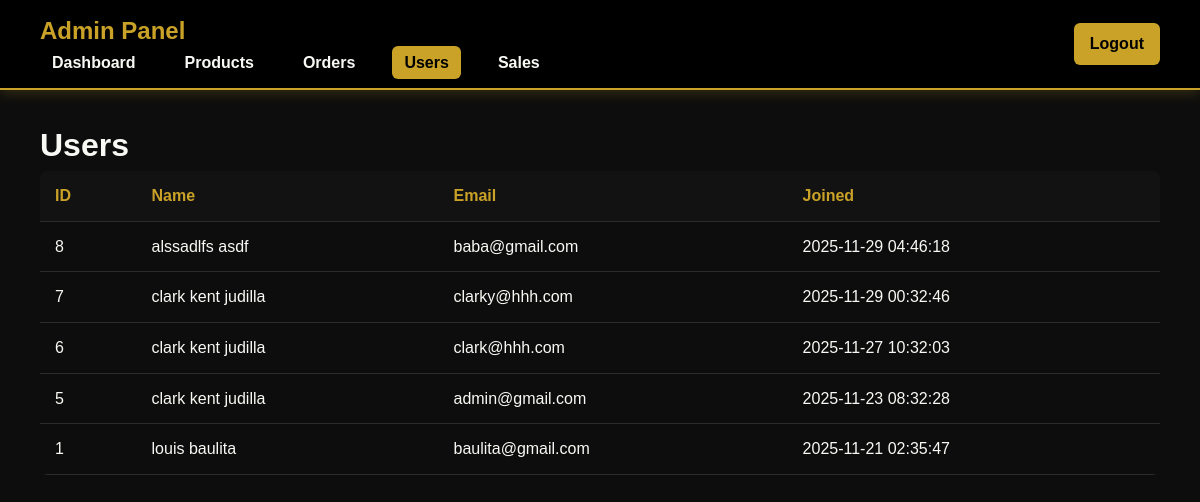
Page /admin/users.php on the earlier database version.
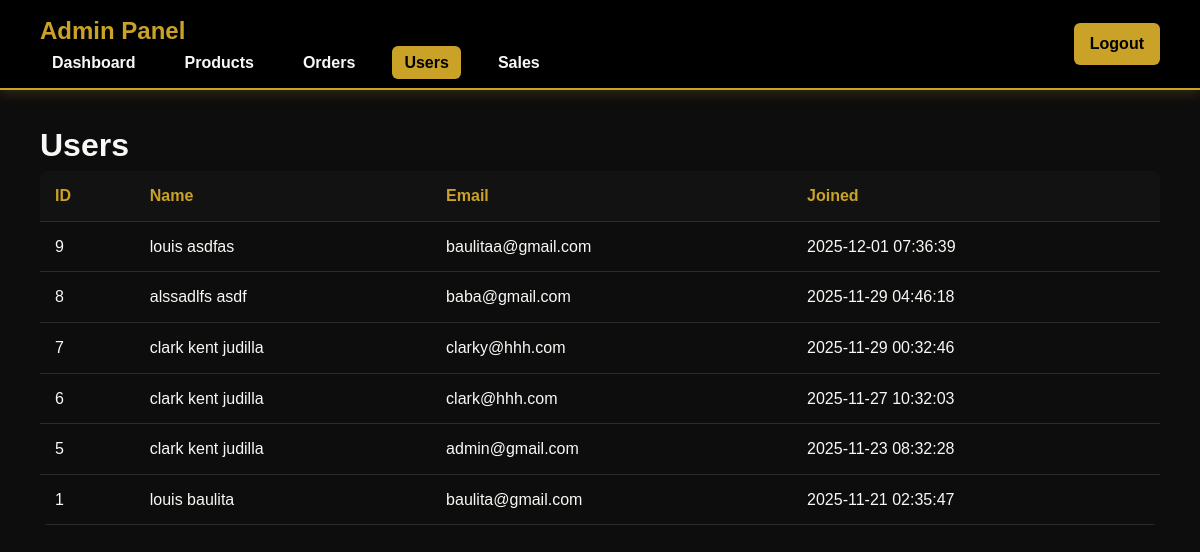
Same page on the later database version.
### tables this page shows
CREATE TABLE `user` (
  `user_id` int(11) NOT NULL,
  `first_name` varchar(100) NOT NULL,
  `last_name` varchar(100) NOT NULL,
  `address` varchar(255) NOT NULL,
  `contact_number` varchar(50) NOT NULL,
  `city_id` int(11) DEFAULT 40,
  `email_address` varchar(150) NOT NULL,
  `password` varchar(255) NOT NULL,
  `created_at` timestamp NOT NULL DEFAULT current_timestamp(),
  `is_admin` tinyint(1) NOT NULL DEFAULT 0
);

### admin/users.php (the view, shortened to what this page needs)
<?php
include '../connect.php';
$res = $conn->query("
    SELECT user_id, first_name, last_name, email_address, created_at
    FROM `user`
    ORDER BY created_at DESC
");
?>
<!doctype html>
<html lang="en">
<head>
  <link rel="stylesheet" href="dashboard.css">
</head>
<body class="admin-page">
<header class="admin-header">
    <nav class="admin-nav">
        <div class="nav-left">
            <a href="dashboard.php" class="admin-logo">Admin Panel</a>
            <ul class="nav-links">
                <li><a href="dashboard.php" class="<?= basename($_SERVER['PHP_SELF'])=='index.php'?'active':'' ?>">Dashboard</a></li>
                <li><a href="products.php" class="<?= basename($_SERVER['PHP_SELF'])=='products.php'?'active':'' ?>">Products</a></li>
                <li><a href="orders.php" class="<?= basename($_SERVER['PHP_SELF'])=='orders.php'?'active':'' ?>">Orders</a></li>
                <li><a href="users.php" class="<?= basename($_SERVER['PHP_SELF'])=='users.php'?'active':'' ?>">Users</a></li>
                <li><a href="sales.php" class="<?= basename($_SERVER['PHP_SELF'])=='sales.php'?'active':'' ?>">Sales</a></li>
            </ul>
        </div>
        <div class="nav-right">
            <a href="logout.php" class="btn-logout">Logout</a>
        </div>
    </nav>
</header>
<main class="admin-container">
  <h1>Users</h1>
  <table class="admin-table">
    <thead>
      <tr>
        <th>ID</th>
        <th>Name</th>
        <th>Email</th>
        <th>Joined</th>
      </tr>
    </thead>
    <tbody>
      <?php while($u = $res->fetch_assoc()): ?>
      <tr>
        <td data-label="ID"><?= $u['user_id'] ?></td>
        <td data-label="Name"><?= htmlspecialchars($u['first_name'].' '.$u['last_name']) ?></td>
        <td data-label="Email"><?= htmlspecialchars($u['email_address']) ?></td>
        <td data-label="Joined"><?= $u['created_at'] ?></td>
      </tr>
      <?php endwhile; ?>
    </tbody>
  </table>
</main>
</body>
</html>

Differences in the rows shown:
added user: user_id "9", first_name+last_name "louis asdfas", email_address "baulitaa@gmail.com", created_at "2025-12-01 07:36:39"
